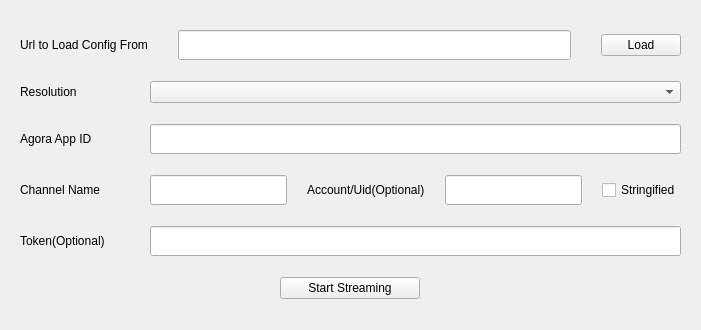
<?xml version="1.0" encoding="UTF-8"?>
<ui version="4.0">
 <class>AgoraInitWidget</class>
 <widget class="QWidget" name="AgoraInitWidget">
  <property name="geometry">
   <rect>
    <x>0</x>
    <y>0</y>
    <width>701</width>
    <height>330</height>
   </rect>
  </property>
  <property name="sizeIncrement">
   <size>
    <width>300</width>
    <height>50</height>
   </size>
  </property>
  <property name="windowTitle">
   <string>Agora Streaming Settings</string>
  </property>
  <widget class="QWidget" name="verticalLayoutWidget">
   <property name="geometry">
    <rect>
     <x>0</x>
     <y>9</y>
     <width>701</width>
     <height>321</height>
    </rect>
   </property>
   <layout class="QVBoxLayout" name="verticalLayout">
    <property name="spacing">
     <number>10</number>
    </property>
    <property name="topMargin">
     <number>10</number>
    </property>
    <property name="bottomMargin">
     <number>20</number>
    </property>
    <item>
     <layout class="QHBoxLayout" name="horizontalLayout_1">
      <property name="spacing">
       <number>30</number>
      </property>
      <property name="leftMargin">
       <number>20</number>
      </property>
      <property name="rightMargin">
       <number>20</number>
      </property>
      <property name="bottomMargin">
       <number>0</number>
      </property>
      <item>
       <widget class="QLabel" name="url_label">
        <property name="maximumSize">
         <size>
          <width>16777215</width>
          <height>30</height>
         </size>
        </property>
        <property name="text">
         <string>Url to Load Config From</string>
        </property>
       </widget>
      </item>
      <item>
       <widget class="QLineEdit" name="url_lineEdit">
        <property name="minimumSize">
         <size>
          <width>0</width>
          <height>30</height>
         </size>
        </property>
       </widget>
      </item>
      <item>
       <widget class="QPushButton" name="request_button">
        <property name="text">
         <string>Load</string>
        </property>
       </widget>
      </item>
     </layout>
    </item>
    <item>
     <layout class="QHBoxLayout" name="horizontalLayout_6">
      <property name="spacing">
       <number>20</number>
      </property>
      <property name="leftMargin">
       <number>20</number>
      </property>
      <property name="rightMargin">
       <number>20</number>
      </property>
      <item>
       <widget class="QLabel" name="label">
        <property name="minimumSize">
         <size>
          <width>110</width>
          <height>0</height>
         </size>
        </property>
        <property name="maximumSize">
         <size>
          <width>109</width>
          <height>16777215</height>
         </size>
        </property>
        <property name="text">
         <string>Resolution</string>
        </property>
       </widget>
      </item>
      <item>
       <widget class="QComboBox" name="resolution_box">
        <property name="minimumSize">
         <size>
          <width>120</width>
          <height>0</height>
         </size>
        </property>
        <property name="currentText">
         <string/>
        </property>
       </widget>
      </item>
     </layout>
    </item>
    <item>
     <layout class="QHBoxLayout" name="horizontalLayout_2">
      <property name="spacing">
       <number>20</number>
      </property>
      <property name="leftMargin">
       <number>20</number>
      </property>
      <property name="rightMargin">
       <number>20</number>
      </property>
      <item>
       <widget class="QLabel" name="appid_label">
        <property name="minimumSize">
         <size>
          <width>110</width>
          <height>0</height>
         </size>
        </property>
        <property name="maximumSize">
         <size>
          <width>16777215</width>
          <height>20</height>
         </size>
        </property>
        <property name="text">
         <string>Agora App ID</string>
        </property>
       </widget>
      </item>
      <item>
       <widget class="QLineEdit" name="textEdit_appid">
        <property name="minimumSize">
         <size>
          <width>0</width>
          <height>30</height>
         </size>
        </property>
        <property name="maximumSize">
         <size>
          <width>16777215</width>
          <height>30</height>
         </size>
        </property>
       </widget>
      </item>
     </layout>
    </item>
    <item>
     <layout class="QHBoxLayout" name="horizontalLayout_3">
      <property name="spacing">
       <number>20</number>
      </property>
      <property name="leftMargin">
       <number>20</number>
      </property>
      <property name="rightMargin">
       <number>20</number>
      </property>
      <item>
       <widget class="QLabel" name="channel_label">
        <property name="minimumSize">
         <size>
          <width>110</width>
          <height>0</height>
         </size>
        </property>
        <property name="text">
         <string>Channel Name</string>
        </property>
       </widget>
      </item>
      <item>
       <widget class="QLineEdit" name="textEdit_channel">
        <property name="minimumSize">
         <size>
          <width>0</width>
          <height>30</height>
         </size>
        </property>
        <property name="maximumSize">
         <size>
          <width>16777215</width>
          <height>30</height>
         </size>
        </property>
       </widget>
      </item>
      <item>
       <widget class="QLabel" name="uid_label">
        <property name="maximumSize">
         <size>
          <width>16777215</width>
          <height>30</height>
         </size>
        </property>
        <property name="text">
         <string>Account/Uid(Optional)</string>
        </property>
       </widget>
      </item>
      <item>
       <widget class="QLineEdit" name="uid_value">
        <property name="minimumSize">
         <size>
          <width>0</width>
          <height>30</height>
         </size>
        </property>
        <property name="maximumSize">
         <size>
          <width>16777215</width>
          <height>30</height>
         </size>
        </property>
       </widget>
      </item>
      <item>
       <widget class="QCheckBox" name="stringified_checkbox">
        <property name="text">
         <string>Stringified</string>
        </property>
       </widget>
      </item>
     </layout>
    </item>
    <item>
     <layout class="QHBoxLayout" name="horizontalLayout_4">
      <property name="spacing">
       <number>20</number>
      </property>
      <property name="leftMargin">
       <number>20</number>
      </property>
      <property name="rightMargin">
       <number>20</number>
      </property>
      <item>
       <widget class="QLabel" name="token_label">
        <property name="minimumSize">
         <size>
          <width>110</width>
          <height>0</height>
         </size>
        </property>
        <property name="text">
         <string>Token(Optional)</string>
        </property>
       </widget>
      </item>
      <item>
       <widget class="QLineEdit" name="token_lineEdit">
        <property name="minimumSize">
         <size>
          <width>0</width>
          <height>30</height>
         </size>
        </property>
       </widget>
      </item>
     </layout>
    </item>
    <item>
     <layout class="QHBoxLayout" name="horizontalLayout_5">
      <property name="spacing">
       <number>0</number>
      </property>
      <property name="sizeConstraint">
       <enum>QLayout::SetDefaultConstraint</enum>
      </property>
      <property name="rightMargin">
       <number>0</number>
      </property>
      <item>
       <widget class="QPushButton" name="saveButton">
        <property name="minimumSize">
         <size>
          <width>140</width>
          <height>0</height>
         </size>
        </property>
        <property name="maximumSize">
         <size>
          <width>140</width>
          <height>16777215</height>
         </size>
        </property>
        <property name="text">
         <string>Start Streaming</string>
        </property>
       </widget>
      </item>
     </layout>
    </item>
   </layout>
  </widget>
 </widget>
 <resources/>
 <connections/>
</ui>
